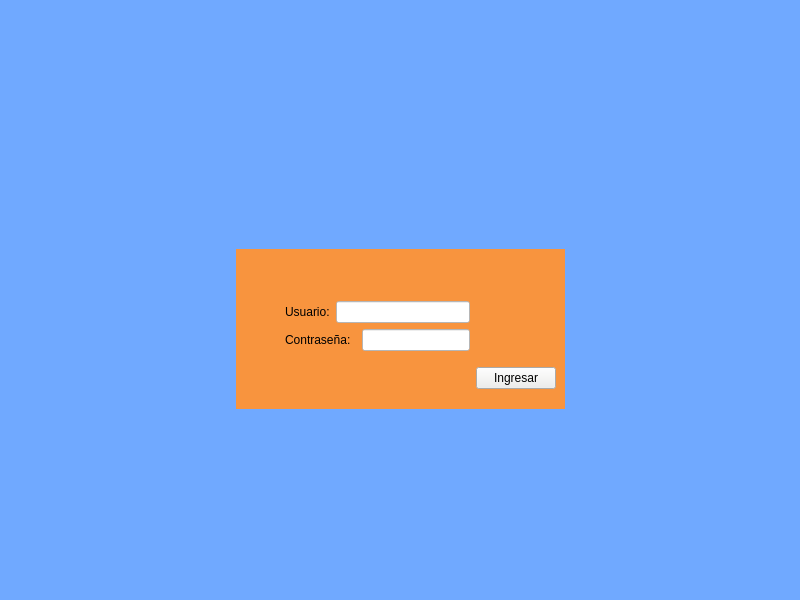
<?xml version="1.0" encoding="UTF-8"?>
<ui version="4.0">
 <class>MainWindow</class>
 <widget class="QMainWindow" name="MainWindow">
  <property name="geometry">
   <rect>
    <x>0</x>
    <y>0</y>
    <width>800</width>
    <height>600</height>
   </rect>
  </property>
  <property name="windowTitle">
   <string>MainWindow</string>
  </property>
  <property name="styleSheet">
   <string notr="true">background-color: rgb(112, 169, 255)</string>
  </property>
  <widget class="QWidget" name="centralwidget">
   <layout class="QGridLayout" name="gridLayout">
    <item row="4" column="2">
     <spacer name="verticalSpacer_3">
      <property name="orientation">
       <enum>Qt::Vertical</enum>
      </property>
      <property name="sizeHint" stdset="0">
       <size>
        <width>20</width>
        <height>40</height>
       </size>
      </property>
     </spacer>
    </item>
    <item row="0" column="1">
     <widget class="QLabel" name="label">
      <property name="maximumSize">
       <size>
        <width>401</width>
        <height>101</height>
       </size>
      </property>
      <property name="font">
       <font>
        <pointsize>48</pointsize>
       </font>
      </property>
      <property name="text">
       <string/>
      </property>
     </widget>
    </item>
    <item row="3" column="0">
     <spacer name="horizontalSpacer_3">
      <property name="orientation">
       <enum>Qt::Horizontal</enum>
      </property>
      <property name="sizeHint" stdset="0">
       <size>
        <width>40</width>
        <height>20</height>
       </size>
      </property>
     </spacer>
    </item>
    <item row="3" column="3">
     <spacer name="horizontalSpacer_4">
      <property name="orientation">
       <enum>Qt::Horizontal</enum>
      </property>
      <property name="sizeHint" stdset="0">
       <size>
        <width>40</width>
        <height>20</height>
       </size>
      </property>
     </spacer>
    </item>
    <item row="3" column="1" colspan="2">
     <widget class="QWidget" name="widget" native="true">
      <property name="styleSheet">
       <string notr="true">
background-color: rgb(248, 148, 62)</string>
      </property>
      <layout class="QGridLayout" name="gridLayout_2">
       <item row="2" column="0">
        <spacer name="horizontalSpacer_2">
         <property name="orientation">
          <enum>Qt::Horizontal</enum>
         </property>
         <property name="sizeHint" stdset="0">
          <size>
           <width>40</width>
           <height>20</height>
          </size>
         </property>
        </spacer>
       </item>
       <item row="2" column="4">
        <spacer name="horizontalSpacer">
         <property name="orientation">
          <enum>Qt::Horizontal</enum>
         </property>
         <property name="sizeHint" stdset="0">
          <size>
           <width>40</width>
           <height>20</height>
          </size>
         </property>
        </spacer>
       </item>
       <item row="1" column="1">
        <widget class="QLabel" name="label_3">
         <property name="text">
          <string>Usuario:</string>
         </property>
         <property name="buddy">
          <cstring>user</cstring>
         </property>
        </widget>
       </item>
       <item row="2" column="3">
        <widget class="QLineEdit" name="password">
         <property name="styleSheet">
          <string notr="true">background-color: rgb(255, 255, 255);</string>
         </property>
         <property name="echoMode">
          <enum>QLineEdit::Password</enum>
         </property>
        </widget>
       </item>
       <item row="1" column="2" colspan="2">
        <widget class="QLineEdit" name="user">
         <property name="styleSheet">
          <string notr="true">background-color: rgb(255, 255, 255);</string>
         </property>
        </widget>
       </item>
       <item row="0" column="2">
        <spacer name="verticalSpacer_2">
         <property name="orientation">
          <enum>Qt::Vertical</enum>
         </property>
         <property name="sizeHint" stdset="0">
          <size>
           <width>20</width>
           <height>40</height>
          </size>
         </property>
        </spacer>
       </item>
       <item row="4" column="3">
        <spacer name="verticalSpacer">
         <property name="orientation">
          <enum>Qt::Vertical</enum>
         </property>
         <property name="sizeHint" stdset="0">
          <size>
           <width>20</width>
           <height>40</height>
          </size>
         </property>
        </spacer>
       </item>
       <item row="2" column="1" colspan="2">
        <widget class="QLabel" name="label_4">
         <property name="text">
          <string>Contraseña:</string>
         </property>
         <property name="buddy">
          <cstring>password</cstring>
         </property>
        </widget>
       </item>
       <item row="4" column="4">
        <widget class="QPushButton" name="enter">
         <property name="styleSheet">
          <string notr="true">background-color: rgb(238, 238, 236);</string>
         </property>
         <property name="text">
          <string>Ingresar</string>
         </property>
        </widget>
       </item>
      </layout>
     </widget>
    </item>
    <item row="0" column="2">
     <widget class="QLabel" name="label_2">
      <property name="maximumSize">
       <size>
        <width>251</width>
        <height>41</height>
       </size>
      </property>
      <property name="font">
       <font>
        <pointsize>16</pointsize>
       </font>
      </property>
      <property name="text">
       <string/>
      </property>
     </widget>
    </item>
    <item row="2" column="1">
     <spacer name="verticalSpacer_4">
      <property name="orientation">
       <enum>Qt::Vertical</enum>
      </property>
      <property name="sizeHint" stdset="0">
       <size>
        <width>20</width>
        <height>40</height>
       </size>
      </property>
     </spacer>
    </item>
   </layout>
  </widget>
  <widget class="QMenuBar" name="menubar">
   <property name="geometry">
    <rect>
     <x>0</x>
     <y>0</y>
     <width>800</width>
     <height>24</height>
    </rect>
   </property>
  </widget>
  <widget class="QStatusBar" name="statusbar"/>
 </widget>
 <tabstops>
  <tabstop>user</tabstop>
  <tabstop>password</tabstop>
  <tabstop>enter</tabstop>
 </tabstops>
 <resources/>
 <connections/>
</ui>
